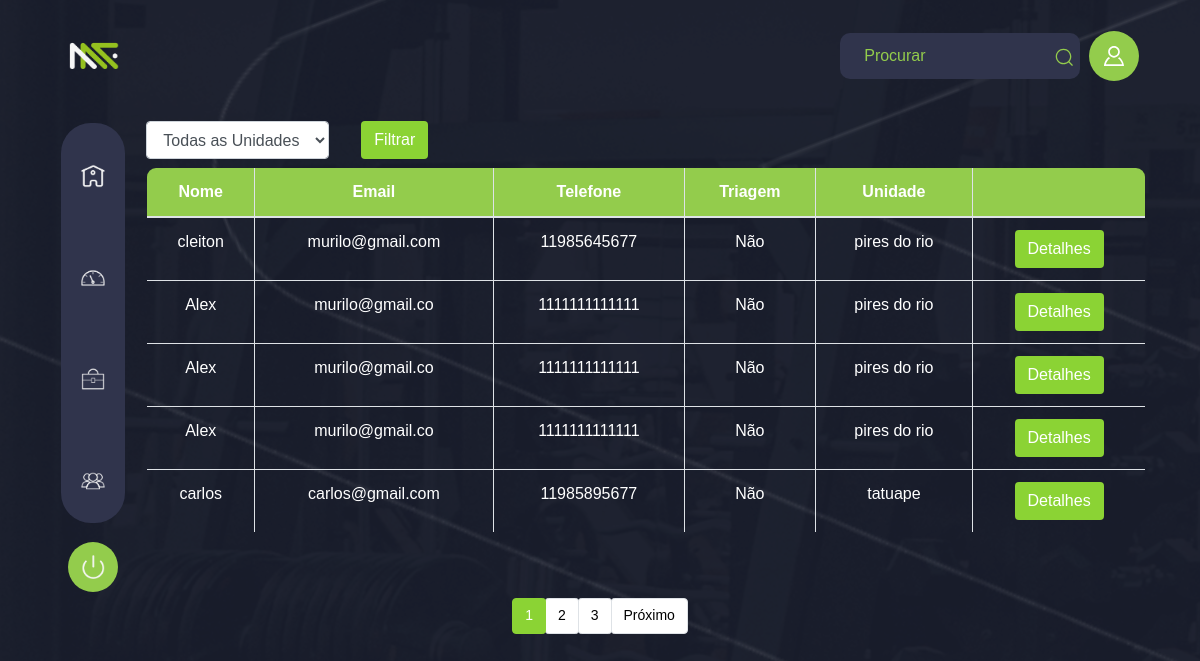
The page /pages/Equipe/index.php?id=18 on the database its author committed.
### tables this page shows
CREATE TABLE `tbcandidato` (
  `idCandidato` int(11) NOT NULL,
  `nomeCandidato` varchar(255) DEFAULT NULL,
  `triagemCandidato` char(10) DEFAULT NULL,
  `emailCandidato` varchar(255) DEFAULT NULL,
  `telefoneCandidato` char(15) DEFAULT NULL,
  `idUnidade` int(11) DEFAULT NULL,
  `idVaga` int(11) DEFAULT NULL,
  `dataEntrevista` date DEFAULT NULL,
  `dataAprovacaoEntrevista` date DEFAULT NULL,
  `dataRegistro` date DEFAULT NULL,
  `registro` char(255) DEFAULT NULL,
  `caju` char(255) DEFAULT NULL,
  `ponto` char(255) DEFAULT NULL,
  `contratoAssinado` char(255) DEFAULT NULL,
  `uniforme` char(255) DEFAULT NULL
);

CREATE TABLE `tbunidade` (
  `idUnidade` int(11) NOT NULL,
  `nomeUnidade` varchar(255) DEFAULT NULL,
  `idRegiao` int(11) DEFAULT NULL
);

### pages/Equipe/index.php (the view, shortened to what this page needs)
<!DOCTYPE html>
<html lang="en">
<head>
    <link rel="stylesheet" href="https://stackpath.bootstrapcdn.com/bootstrap/4.5.2/css/bootstrap.min.css">
    <link rel="stylesheet" href="../../css/style.css">
    <link rel="stylesheet" href="../../css/projetoStyle.css">
    <link rel="stylesheet" href="../../css/consultarChamadoStyle.css">
</head>
<body>
    <div class="container">
        <?php include '../../components/navBar.php'; ?>
        <div class="row p-3">
            <?php include '../../components/sideBar.php'; ?>
            <div class="col-md-11">
                <div class="row p-2">
                    <?php
                    $servername = "50.116.86.123";
                    $username = "motionfi_contato
";
                    $password = "68141096@Total";
                    $dbname = "motionfi_bdmotion";
                    $conn = new mysqli($servername, $username, $password, $dbname);
                    $filtroUnidade = isset($_GET['unidade']) ? $_GET['unidade'] : '';
                    $registros_por_pagina = 5;
                    $pagina_atual = isset($_GET['pagina']) ? (int)$_GET['pagina'] : 1;
                    $offset = ($pagina_atual - 1) * $registros_por_pagina;
                    $sql = "SELECT c.idCandidato, c.nomeCandidato, c.emailCandidato, c.telefoneCandidato,
                            c.triagemCandidato, u.nomeUnidade
                            FROM tbCandidato c
                            JOIN tbUnidade u ON c.idUnidade = u.idUnidade";
                    $sql .= " LIMIT $registros_por_pagina OFFSET $offset";
                    $sql_total = "SELECT COUNT(*) as total FROM tbCandidato";
                    $result_total = $conn->query($sql_total);
                    if ($result_total) {
                        $row_total = $result_total->fetch_assoc();
                        $total_registros = $row_total['total'];
                    } else {
                        $total_registros = 0;
                    }
                    $total_paginas = ceil($total_registros / $registros_por_pagina);
                    ?>
                    <form method="GET" class="form-inline mb-2">
                        <div class="form-group mr-3">
                            <select class="form-control" id="unidade" name="unidade">
                            <option value="">Todas as Unidades</option>
                            </select>
                        </div>
                        <button type="submit" class="btn-green btn btn ml-3">Filtrar</button>
                    </form>
                    <?php
                    $result = $conn->query($sql);
                    if ($result->num_rows > 0) {
                        echo '<table class="table table-bordered">';
                        echo '<thead>';
                        echo '  <tr>';
                        echo '    <th>Nome</th>';
                        echo '    <th>Email</th>';
                        echo '    <th>Telefone</th>';
                        echo '    <th>Triagem</th>';
                        echo '    <th>Unidade</th>';
                        echo '    <th> </th>';
                        echo '  </tr>';
                        echo '</thead>';
                        echo '<tbody>';
                        while ($row = $result->fetch_assoc()) {
                            $nomeCandidato = isset($row['nomeCandidato']) ? htmlspecialchars($row['nomeCandidato']) : 'N/A';
                            $emailCandidato = isset($row['emailCandidato']) ? htmlspecialchars($row['emailCandidato']) : 'N/A';
                            $telefoneCandidato = isset($row['telefoneCandidato']) ? htmlspecialchars($row['telefoneCandidato']) : 'N/A';
                            $triagemCandidato = isset($row['triagemCandidato']) ? htmlspecialchars($row['triagemCandidato']) : 'N/A';
                            $nomeUnidade = isset($row['nomeUnidade']) ? htmlspecialchars($row['nomeUnidade']) : 'N/A';
                            echo '  <tr>';
                            echo "    <td>{$nomeCandidato}</td>";
                            echo "    <td>{$emailCandidato}</td>";
                            echo "    <td>{$telefoneCandidato}</td>";
                            echo "    <td>{$triagemCandidato}</td>";
                            echo "    <td>{$nomeUnidade}</td>";
                            echo "    <td><a href='detalhesCandidato.php?id={$row['idCandidato']}' class='btn-green btn btn'>Detalhes</a></td>";
                            echo '  </tr>';
                        }
                        echo '</tbody>';
                        echo '</table>';
                    } else {
                        echo '<div class="alert alert-warning center-message" role="alert">Nenhum candidato encontrado.</div>';
                    }
                    ?>
                </div>
            </div>
        </div>
    </div>
    <div class="pagination-container">
    <nav aria-label="Page navigation">
        <ul class="pagination">
            <?php for ($i = 1; $i <= $total_paginas; $i++): ?>
                <li class="page-item <?php if ($i == $pagina_atual) echo 'active'; ?>"><a class="page-link btn-white btn btn-sm" href="?pagina=<?php echo $i; ?>&unidade=<?php echo $filtroUnidade; ?>"><?php echo $i; ?></a></li>
            <?php endfor; ?>
            <?php if ($pagina_atual < $total_paginas): ?>
                <li class="page-item"><a class="page-link btn-white btn btn-sm" href="?pagina=<?php echo $pagina_atual + 1; ?>&unidade=<?php echo $filtroUnidade; ?>">Próximo</a></li>
            <?php endif; ?>
        </ul>
    </nav>
</div>
</body>
</html>

### css/style.css (style rules this page uses)
body { background-image: url('../img/bgLogin.png'); background-repeat: no-repeat; margin: 0; font-family: Arial, sans-serif; text-align: center; }
.container { align-items: center; justify-content: center; width: 100%; height: 100%; padding: 15px; }
.btn-green { background-color: rgb(139, 211, 52); color: white; }
.btn-white { background-color: #ffffff; color: rgb(0, 0, 0); }

### css/consultarChamadoStyle.css (style rules this page uses)
.table { width: 100%; background: #30344c; border-radius: 10px; overflow: hidden; color: #000000; }
.btn-white { background-color: #ffffff; color: rgb(0, 0, 0); }
.btn-green { background-color: rgb(139, 211, 52); color: white; }
.page-item.active .page-link { z-index: 3; color: #fff; background-color: rgb(139, 211, 52); border-color: rgb(139, 211, 52); }

### pages/Equipe/index.php (style rules this page uses)
.pagination-container { position: fixed; width: 100%; background-color: transparent; padding: 10px 0; }
.pagination-container .pagination { justify-content: center; }
.table { width: 100%; background: transparent; border-radius: 10px; overflow: hidden; color: #fff; border: 1px solid #dee2e6; border-collapse: collapse; }
.table th, .table td { padding: .75rem; vertical-align: top; border: 1px solid #dee2e6; }
thead { background-color: #93cc4c; }
tbody { background-color: transparent; }

### rows shown on the page
tbcandidato: nomeCandidato "cleiton", emailCandidato "murilo@gmail.com", telefoneCandidato "11985645677", triagemCandidato "Não", idUnidade.nomeUnidade "pires do rio"
tbcandidato: nomeCandidato "Alex", emailCandidato "murilo@gmail.co", telefoneCandidato "1111111111111", triagemCandidato "Não", idUnidade.nomeUnidade "pires do rio"
tbcandidato: nomeCandidato "Alex", emailCandidato "murilo@gmail.co", telefoneCandidato "1111111111111", triagemCandidato "Não", idUnidade.nomeUnidade "pires do rio"
tbcandidato: nomeCandidato "Alex", emailCandidato "murilo@gmail.co", telefoneCandidato "1111111111111", triagemCandidato "Não", idUnidade.nomeUnidade "pires do rio"
tbcandidato: nomeCandidato "carlos", emailCandidato "carlos@gmail.com", telefoneCandidato "11985895677", triagemCandidato "Não", idUnidade.nomeUnidade "tatuape"
